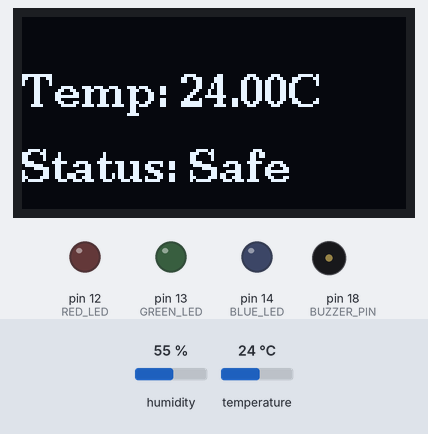
A sketch run on a simulated Arduino Uno, built with avr-gcc and run on an emulated ATmega328P. Parts: 128×64 one-colour display, output pins drawn as LEDs (lit = HIGH), buzzer (waves = sounding, pin HIGH). The test bench sets the inputs (shaded band); at power-on: temperature 24 °C, humidity 55 %.

Above: at 2.9 s.
3.0 s: temperature set to 29.2 °C
At 5.5 s:
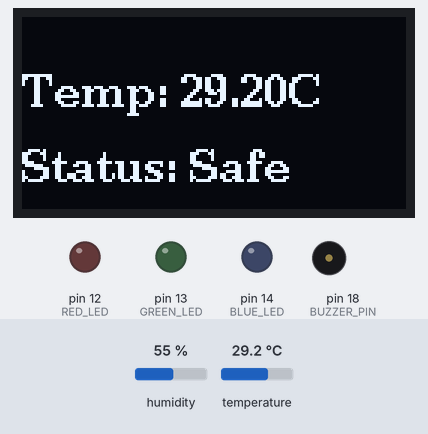
5.9 s: temperature set to 30.5 °C
At 7.0 s:
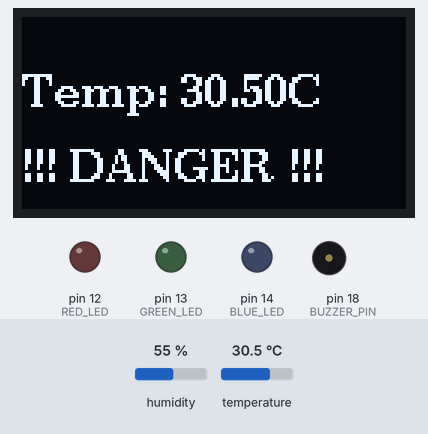
9.5 s: temperature set to 12 °C
At 12.0 s:
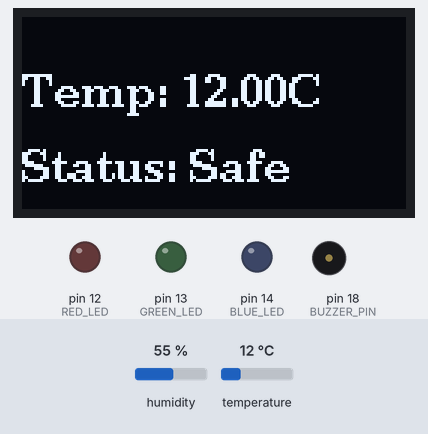
Timing chart, 0 to 13.5 s (numbered marks = the images above; inputs shaded):
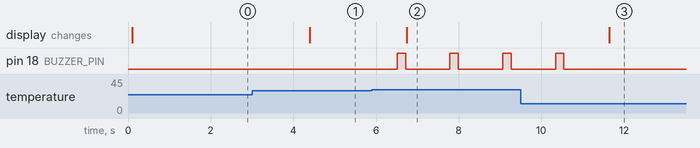

Measured:
- the behaviour switches between 30 and 30.1 °C on temperature (found by bisection; images 1 and 2)
- after the input at 3.0 s, the display: changes after 1.4 s (image 1)
- after the input at 5.9 s, pin 18 (BUZZER_PIN): alternates HIGH for 0.20 s and LOW for 1.1 s, starting after 0.62 s; the display: changes after 0.84 s (image 2)
- after the input at 9.5 s, pin 18 (BUZZER_PIN): goes on until 10.5 s, then stays LOW; the display: changes after 2.1 s (image 3)

The sketch:

DHT22OLEDBuzzerLED.ino
```cpp
#include <Arduino.h>
#include <U8g2lib.h>
#include <DHT.h>

// OLED & DHT Setup
U8G2_SH1106_128X64_NONAME_F_SW_I2C u8g2(U8G2_R0, 22, 21, U8X8_PIN_NONE);
#define DHTPIN 4
#define DHTTYPE DHT22
DHT dht(DHTPIN, DHTTYPE);

// Alert Pins
const int BUZZER_PIN = 18;
const int RED_LED = 12;
const int GREEN_LED = 13;
const int BLUE_LED = 14;

void setup() {
  Serial.begin(115200);
  dht.begin();
  u8g2.begin();

  pinMode(BUZZER_PIN, OUTPUT);
  pinMode(RED_LED, OUTPUT);
  pinMode(GREEN_LED, OUTPUT);
  pinMode(BLUE_LED, OUTPUT);
}

void loop() {
  float temp = dht.readTemperature();

  u8g2.clearBuffer();
  u8g2.setFont(u8g2_font_ncenB10_tr);

  if (isnan(temp)) {
    u8g2.drawStr(0, 30, "Sensor Error");
  } else {
    u8g2.setCursor(0, 30);
    u8g2.print("Temp: "); u8g2.print(temp); u8g2.print("C");

    // SAFETY LOGIC
    if (temp > 30.0) { // Threshold for "Too Hot"
      u8g2.drawStr(0, 55, "!!! DANGER !!!");

      // Buzzer Beep
      digitalWrite(BUZZER_PIN, HIGH);
      // Red LED "Soft Glow" (Safety without resistors)
      analogWrite(RED_LED, 50);
      digitalWrite(GREEN_LED, LOW);

      delay(200);
      digitalWrite(BUZZER_PIN, LOW);
      analogWrite(RED_LED, 0);
    } else {
      u8g2.drawStr(0, 55, "Status: Safe");
      // Green LED "Soft Glow"
      analogWrite(GREEN_LED, 50);
      digitalWrite(RED_LED, LOW);
      digitalWrite(BUZZER_PIN, LOW);
    }
  }

  u8g2.sendBuffer();
  delay(1000);
}
```
